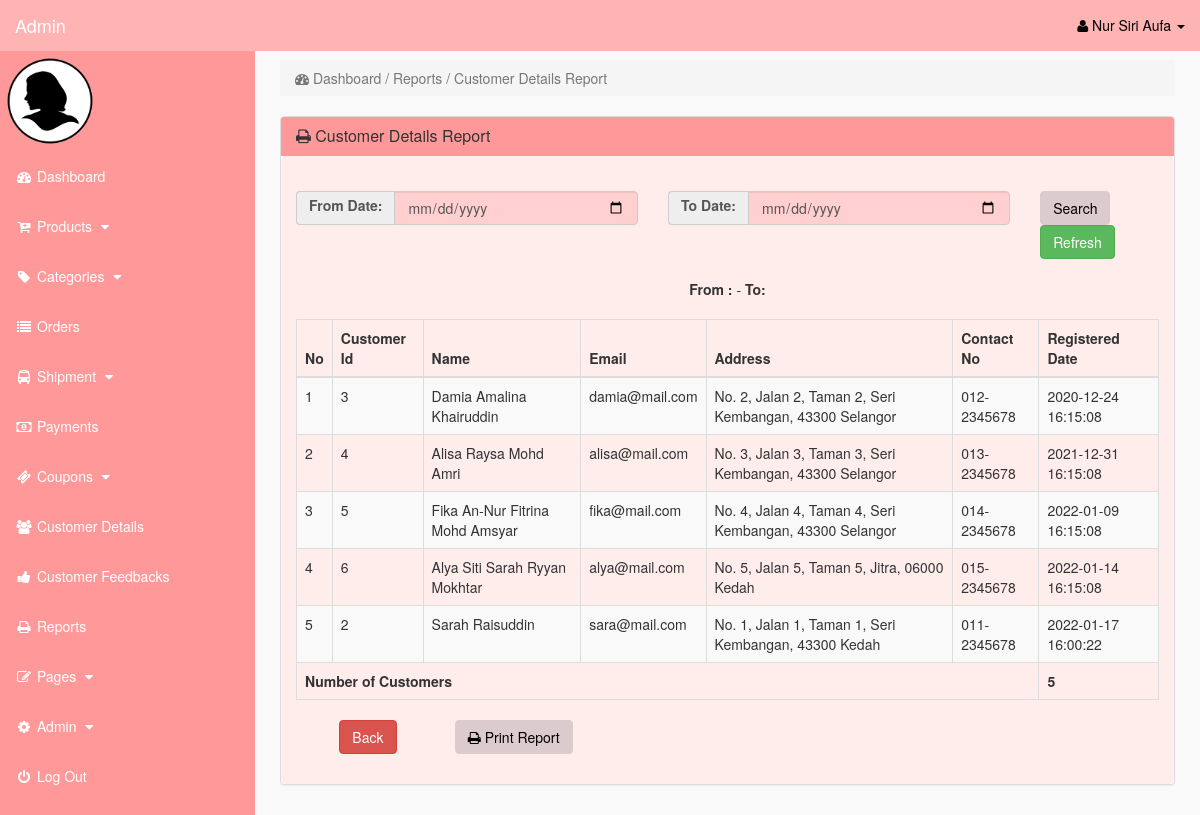
/admin/index.php?cust_details (signed in), run on the app's committed database.
### tables this page shows
CREATE TABLE `customers` (
  `cust_id` int(10) NOT NULL,
  `cust_fname` varchar(255) NOT NULL,
  `cust_lname` varchar(255) NOT NULL,
  `cust_email` varchar(255) NOT NULL,
  `cust_pass` varchar(255) NOT NULL,
  `cust_contact` varchar(255) NOT NULL,
  `cust_street` text NOT NULL,
  `cust_zip` varchar(12) NOT NULL,
  `cust_state` text NOT NULL,
  `cust_image` text NOT NULL,
  `cust_ip` varchar(255) NOT NULL,
  `cust_confirm_code` text NOT NULL,
  `created_date` timestamp NOT NULL DEFAULT current_timestamp() ON UPDATE current_timestamp()
);

### admin/cust_details.php (the view)
<?php
	if(!isset($_SESSION['admin_email'])){
		echo "<script>window.open('login.php','_self')</script>";
	}
		else {
?>
	<div class="row">
		<div class="col-lg-12">
			<ol class="breadcrumb">
				<li class="active">
					<i class="fa fa-dashboard"></i> Dashboard / Reports / Customer Details Report
				</li>
			</ol>
		</div>
	</div>
	<div class="row">
		<div class="col-lg-12">
			<div class="panel panel-default">
				<div class="panel-heading">
					<h3 class="panel-title">
						<i class="fa fa-print"></i> Customer Details Report
					</h3>
				</div>
							<div class="panel-body" >
                            <br>
                            <form class="form-group" method="POST" action="">
                                <div class="box-body">
                                    <div class="row">
                                        <div class="col-md-5">
                                            <div class="form-group">
                                                <div class="input-group date">
                                                    <div class="input-group-addon">
                                                        <label>From Date:</label>
                                                    </div>
                                                        <input type="date" class="form-control pull-right" name="from_date" value="<?php echo isset($_POST['from_date']) ? $_POST['from_date'] : '' ?>" data-date-format="yyyy-mm-dd">
                                                </div>
                                            </div>
                                        </div>
                                        <div class="col-md-5">
                                            <div class="form-group">
                                                <div class="input-group date">
                                                    <div class="input-group-addon">
                                                        <label>To Date:</label>
                                                    </div>
                                                        <input type="date" class="form-control pull-right" name="to_date" value="<?php echo isset($_POST['to_date']) ? $_POST['to_date'] : '' ?>" data-date-format="yyyy-mm-dd">
                                                </div>
                                            </div>
                                        </div>
                                        <div class="col-md-2">
                                            <button class="btn btn-primary" name="filter">Search</button>
                                            <a href="index.php?register_cust_details" type="button" class="btn btn-success">Refresh</a>
                                        </div>
                                        <br>
                                    </div>
                            </form>
                                <br>
                                <center>
                                <div class="input-group col-md-6">
                                   <div class="box-title"><b>From :</b> <?php echo isset($_POST['from_date']) ? $_POST['from_date'] : '' ?> - <b>To:</b> <?php echo isset($_POST['to_date']) ? $_POST['to_date'] : '' ?></div>
						    	</div>
                                <br>
                                <div class="table-responsive" >
								<table class="table table-bordered table-hover table-striped" >
									<thead>
										<tr>
                                            <th>No</th>
											<th>Customer Id</th>
											<th>Name</th>
											<th>Email</th>
											<th>Address</th>
                                            <th>Contact No</th>
                                            <th>Registered Date</th>
										</tr>
									</thead>
									<tbody>
                                    <?php
                                        if(isset ($_POST['filter'])){
                                            $from_date = date("Y-m-d", strtotime($_POST['from_date']));
                                            $to_date = date("Y-m-d", strtotime($_POST['to_date']));
                                            $i=0;
                                            $query=mysqli_query($con, "select * from `customers` WHERE date(`created_date`) between '$from_date' and '$to_date' order by created_date asc");
                                            $row=mysqli_num_rows($query);
                                                if($row>0){
                                                    while($fetch=mysqli_fetch_array($query)){
                                                        $i++;
                                    ?>
                                    <tr>
                                        <td><?php echo $i; ?></td>
                                        <td><?php echo $fetch['cust_id']?></td>
                                        <td><?php echo $fetch['cust_fname']. ' ' .$fetch['cust_lname']?></td>
                                        <td><?php echo $fetch['cust_email']?></td>
                                        <td><?php echo $fetch['cust_street']. ' ' .$fetch['cust_zip']. ' ' .$fetch['cust_state']?></td>
                                        <td><?php echo $fetch['cust_contact']?></td>
                                        <td><?php echo $fetch['created_date']?></td>
                                    </tr>
                                    <?php
                                                    }
                                    ?>
                                        <tr>
                                            <?php
                                                $query=mysqli_query($con, "select count(cust_id) as sum from `customers` WHERE date(`created_date`) between '$from_date' and '$to_date'");
                                                    while($fetch=mysqli_fetch_array($query)){
                                            ?>
                                            <td colspan = "6"> <b><?php echo "Number of Customers";?></b> </td>
                                            <td colspan = "1" > <b><?php echo $fetch['sum']?></b> </td>
                                            <?php
                                                    }
                                            ?>
                                        </tr>
                                    <?php
                                                }
                                                else {
                                                    echo'
                                                        <tr>
                                                            <td colspan = "7"><center>No Record Found</center></td>
                                                        </tr>';
                                                }
                                        }
                                                else {
                                                    $i=0;
                                                    $query=mysqli_query($con, "select * from `customers` order by created_date asc");
                                                        while($fetch=mysqli_fetch_array($query)){
                                                            $i++;
                                    ?>
                                        <tr>
                                            <td><?php echo $i; ?></td>
                                            <td><?php echo $fetch['cust_id']?></td>
                                            <td><?php echo $fetch['cust_fname']. ' ' .$fetch['cust_lname']?></td>
                                            <td><?php echo $fetch['cust_email']?></td>
                                            <td><?php echo $fetch['cust_street']. ' ' .$fetch['cust_zip']. ' ' .$fetch['cust_state']?></td>
                                            <td><?php echo $fetch['cust_contact']?></td>
                                            <td><?php echo $fetch['created_date']?></td>
                                        </tr>
                                    <?php
                                                        }
                                    ?>
                                        <tr>
                                            <?php
                                                $query=mysqli_query($con, "select count(cust_id) as sum from `customers`");
                                                    while($fetch=mysqli_fetch_array($query)){
                                            ?>
                                            <td colspan = "6"> <b><?php echo "Number of Customers";?></b> </td>
                                            <td colspan = "1" > <b><?php echo $fetch['sum']?></b> </td>
                                            <?php
                                                    }
                                            ?>
                                        </tr>
                                    <?php
                                            }
                                    ?>
							</tbody>
					</table>
                </div>
                <div class="row">
                    <div class="col-md-12">
                        <div class="col-md-2">
                            <a href="index.php?view_reports" class="btn btn-danger"> Back </a>
                        </div>
                        <div class="col-md-2">
							<button onclick="window.print();" class="btn btn-primary"><i class="fa fa-print"></i> Print Report</button>
                        </div>
                    </div>
				</div>
              </div>
			</div>
		</div>
	</div>
</div>
<?php
	}
?>

### admin/includes/sidebar.php (shortened to what this page needs)
<?php
	if(!isset($_SESSION['admin_email'])){
		echo "<script>window.open('login.php','_self')</script>";
	}
		else {
?>
	<nav class="navbar navbar-inverse navbar-fixed-top" >
		<div class="navbar-header" >
				<a class="navbar-brand" href="index.php?dashboard">Admin</a>
		</div>
		<ul class="nav navbar-right top-nav" >
			<li class="dropdown" >
				<a href="#" class="dropdown-toggle" data-toggle="dropdown" >
					<i class="fa fa-user" ></i>
						<?php echo $admin_fname; ?> <b class="caret" ></b>
				</a>
</li>
</ul>
	<div class="collapse navbar-collapse navbar-ex1-collapse">
		<ul class="nav navbar-nav side-nav">
	<li>
		<img src="admin_image/<?php echo $admin_image; ?>" width="100" height="100" >
	</li>
	<li>
		<a href="index.php?dashboard">
			<i class="fa fa-fw fa-dashboard"></i> Dashboard
		</a>
	</li>
	<li>
		<a href="#" data-toggle="collapse" data-target="#products">
			<i class="fa fa-fw fa-cart-plus""></i> Products
				<i class="fa fa-fw fa-caret-down"></i>
	</a>
	</li>
	<li>
		<a href="#" data-toggle="collapse" data-target="#p_cat">
			<i class="fa fa-fw fa-tag"></i> Categories
			<i class="fa fa-fw fa-caret-down"></i>
		</a>
	</li>
	<li>
		<a href="index.php?view_orders">
			<i class="fa fa-fw fa-list"></i> Orders
		</a>
	</li>
	<li>
		<a href="#" data-toggle="collapse" data-target="#shipment">
			<i class="fa fa-fw fa-bus"></i> Shipment
			<i class="fa fa-fw fa-caret-down"></i>
		</a>
	</li>
	<li>
		<a href="index.php?view_payments">
			<i class="fa fa-fw fa-money"></i> Payments
		</a>
	</li>
	<li>
		<a href="#" data-toggle="collapse" data-target="#coupons">
			<i class="fa fa-fw fa-ticket"></i> Coupons
			<i class="fa fa-fw fa-caret-down"></i>
		</a>
	</li>
	<li>
		<a href="index.php?view_customers">
			<i class="fa fa-fw fa-users"></i> Customer Details
		</a>
	</li>
	<li>
		<a href="index.php?view_feedbacks">
			<i class="fa fa-fw fa-thumbs-up"></i> Customer Feedbacks
		</a>
	</li>
	<li>
		<a href="index.php?view_reports">
			<i class="fa fa-fw fa-print"></i> Reports
		</a>
	</li>
	<li>
		<a href="#" data-toggle="collapse" data-target="#pages">
			<i class="fa fa-fw fa-edit"> </i> Pages
			<i class="fa fa-fw fa-caret-down"></i>
		</a>
	</li>
	<li>
		<a href="#" data-toggle="collapse" data-target="#admin">
			<i class="fa fa-fw fa-gear"></i> Admin
			<i class="fa fa-fw fa-caret-down"></i>
		</a>
	</li>
	<li>
		<a href="logout.php">
			<i class="fa fa-fw fa-power-off"></i> Log Out
		</a>
	</li>
		</ul>
	</div>
</nav>
<?php
	}
?>

### admin/css/style.css (style rules this page uses)
body { margin-top:100px; }
@media (min-width: 768px) { body { margin-top:50px; } }
.top-nav { padding:0 15px; }
.top-nav>li { display:inline-block; float:left; }
.top-nav>li>a { padding-top:15px; padding-bottom:15px; line-height:20px; color:black; }
@media (min-width: 768px) { .side-nav { position:fixed; top:51px; width:255px; border-radius:0; overflow-y:auto; background-color: #ff9999; bottom:0; overflow-x:hidden; padding-bottom:40px; } }
@media (min-width: 768px) { .side-nav>li>a { width:255px; } }
.panel-body { border-radius:5px; background-color: #ffedec }

### data on the page
customers: cust_id "3", cust_fname "Damia Amalina", cust_lname "Khairuddin", cust_email "damia@mail.com", cust_street "No. 2, Jalan 2, Taman 2, Seri Kembangan,", cust_zip "43300", cust_state "Selangor", cust_contact "012-2345678", created_date "2020-12-24 16:15:08"
customers: cust_id "4", cust_fname "Alisa Raysa", cust_lname "Mohd Amri", cust_email "alisa@mail.com", cust_street "No. 3, Jalan 3, Taman 3, Seri Kembangan,", cust_zip "43300", cust_state "Selangor", cust_contact "013-2345678", created_date "2021-12-31 16:15:08"
customers: cust_id "5", cust_fname "Fika An-Nur Fitrina", cust_lname "Mohd Amsyar", cust_email "fika@mail.com", cust_street "No. 4, Jalan 4, Taman 4, Seri Kembangan,", cust_zip "43300", cust_state "Selangor", cust_contact "014-2345678", created_date "2022-01-09 16:15:08"
customers: cust_id "6", cust_fname "Alya Siti Sarah", cust_lname "Ryyan Mokhtar", cust_email "alya@mail.com", cust_street "No. 5, Jalan 5, Taman 5, Jitra,", cust_zip "06000", cust_state "Kedah", cust_contact "015-2345678", created_date "2022-01-14 16:15:08"
customers: cust_id "2", cust_fname "Sarah", cust_lname "Raisuddin", cust_email "sara@mail.com", cust_street "No. 1, Jalan 1, Taman 1, Seri Kembangan,", cust_zip "43300", cust_state "Kedah", cust_contact "011-2345678", created_date "2022-01-17 16:00:22"

### other printed values
$admin_fname "Nur Siri Aufa"
$fetch['sum'] "5"
